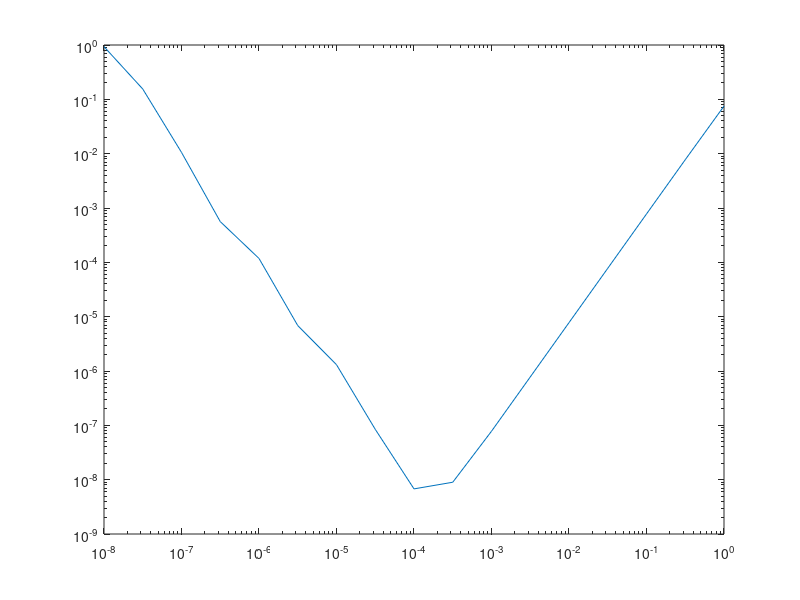

This figure's MATLAB source:
function q4
    
    function x_trun = trunc(x, n)
        x_trun = x - rem(x,10^-n);
    end

    function result = fppo(x0, h)
    result = (sin(x0 + h) - 2 * sin(x0) + sin(x0 - h)) / h.^2;
    end

    function error = total_error(x0, h)
    error = abs(-sin(x0) - fppo(x0, h)) + abs(fppo(x0, h) - trunc(fppo(x0, h), 10));
    % error = abs(fppo(x0, h) - trunc(fppo(x0, h), 8));
    
    end
    
    x0 = 1.2;
    error = [];
    for k = 0:0.5:8
        error = [error, total_error(x0, 10.^-k)];
    end
    k = 0:0.5:8;
    loglog(10.^-k, error);
end